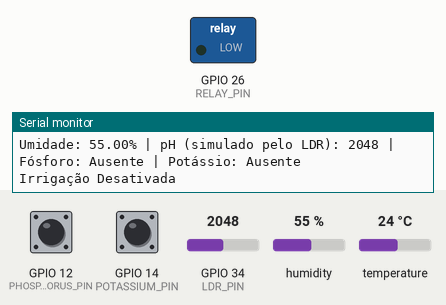
This sketch was run on a simulated ESP32. Shown: switched loads named in the sketch (green lamp = pin HIGH), the last lines printed to the serial monitor. Inputs (shaded band) come from the test bench; at power-on: GPIO 12 (PHOSPHORUS_PIN) HIGH, GPIO 14 (POTASSIUM_PIN) HIGH, humidity 55 %, GPIO 34 (LDR_PIN) = 2048, temperature 24 °C.

Above: at 2.8 s.
2.9 s: GPIO 12 (PHOSPHORUS_PIN) pulled LOW for 2.35 s
6.7 s: GPIO 14 (POTASSIUM_PIN) pulled LOW for 2.35 s
10.5 s: GPIO 12 (PHOSPHORUS_PIN) driven LOW and GPIO 14 (POTASSIUM_PIN) driven LOW
15.5 s: humidity set to 51 %
18.2 s: humidity set to 48 %
At 20.5 s:
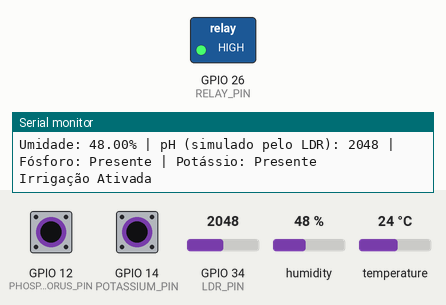
21.6 s: humidity set to 68 %
At 22.4 s:
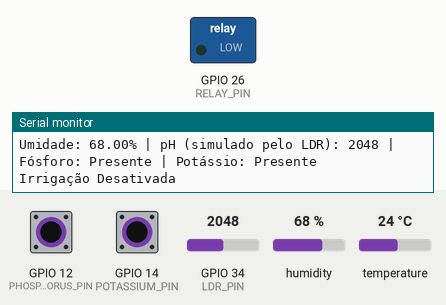
Timing chart, 0 to 24.6 s (numbered marks = the images above; inputs shaded):
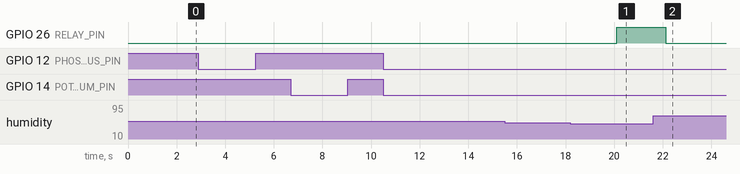

Measured:
- the behaviour switches between 50 and 49 % on humidity (found by bisection; images 0 and 1)
- after the input at 18.2 s, GPIO 26 (RELAY_PIN): LOW → HIGH after 1.9 s
- after the input at 21.6 s, GPIO 26 (RELAY_PIN): HIGH → LOW after 0.51 s

The sketch:

sensor_irrigation.ino
```cpp
#include <DHT.h>

#define DHTPIN 21
#define DHTTYPE DHT22
#define LDR_PIN 34
#define PHOSPHORUS_PIN 12
#define POTASSIUM_PIN 14
#define RELAY_PIN 26

DHT dht(DHTPIN, DHTTYPE);

void setup() {
  Serial.begin(115200);
  dht.begin();
  pinMode(LDR_PIN, INPUT);
  pinMode(PHOSPHORUS_PIN, INPUT_PULLUP);
  pinMode(POTASSIUM_PIN, INPUT_PULLUP);
  pinMode(RELAY_PIN, OUTPUT);
  digitalWrite(RELAY_PIN, LOW);
}

void loop() {
  float humidity = dht.readHumidity();
  int ldrValue = analogRead(LDR_PIN);
  bool phosphorus = !digitalRead(PHOSPHORUS_PIN);
  bool potassium = !digitalRead(POTASSIUM_PIN);

  if (isnan(humidity)) {
    Serial.println("Falha na leitura do sensor DHT22!");
    return;
  }

  Serial.print("Umidade: ");
  Serial.print(humidity);
  Serial.print("% | pH (simulado pelo LDR): ");
  Serial.print(ldrValue);
  Serial.print(" | Fósforo: ");
  Serial.print(phosphorus ? "Presente" : "Ausente");
  Serial.print(" | Potássio: ");
  Serial.println(potassium ? "Presente" : "Ausente");

  if (humidity < 50.0 && phosphorus && potassium && ldrValue > 500) {
    digitalWrite(RELAY_PIN, HIGH);
    Serial.println("Irrigação Ativada");
  } else {
    digitalWrite(RELAY_PIN, LOW);
    Serial.println("Irrigação Desativada");
  }

  delay(2000);
}
```
